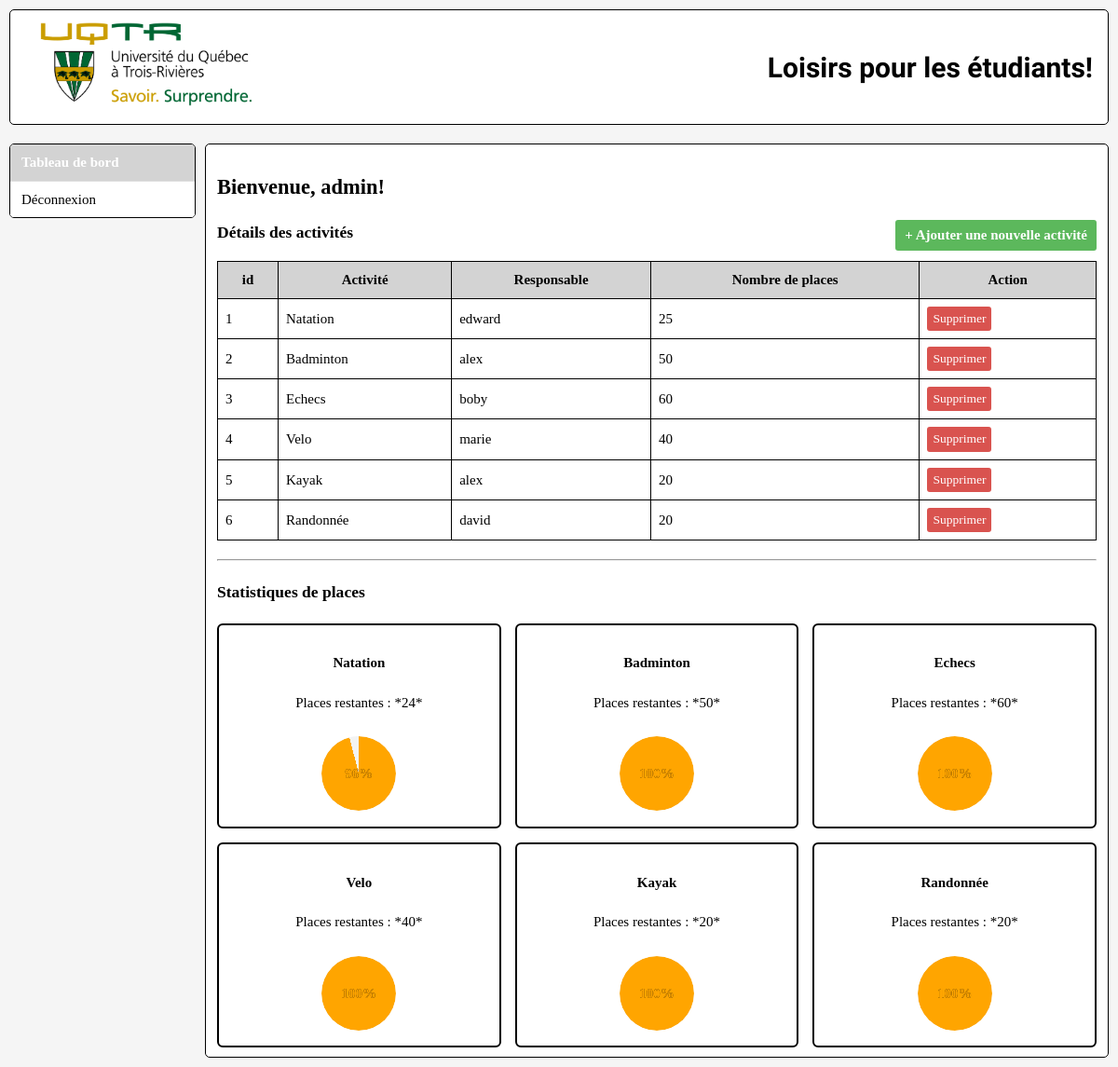
/admin.php (signed in), run on the app's committed database.
### tables this page shows
CREATE TABLE `activity` (
  `id` int(11) NOT NULL,
  `name` varchar(255) NOT NULL,
  `responsable` varchar(255) NOT NULL,
  `max_places` int(11) NOT NULL
);

### admin.php (the view, shortened to what this page needs)
<?php
require 'db_connect.php';
$stmt = $pdo->prepare("
    SELECT
        a.id,
        a.name AS activity,
        a.responsable AS responsable,
        a.max_places,
        COUNT(i.id) AS nombre_inscrits,
        (a.max_places - COUNT(i.id)) AS places_restantes,
        ( (a.max_places - COUNT(i.id)) / a.max_places ) * 100 AS pourcentage_libre
    FROM
        activity a
    LEFT JOIN
        inscription i ON a.name = i.activity
    GROUP BY
        a.id, a.name, a.responsable, a.max_places
    ORDER BY
        a.id
");
$stmt->execute();
$details_activites = $stmt->fetchAll();
?>
<!DOCTYPE html>
<html lang="fr">
<head>
    <link rel="stylesheet" href="style.css">
</head>
<body>
<header>
    <div>
        <img src="img/uqtr.png" alt="Logo de l'UQTR" class="logo">
    </div>
    <div>
        <h1>
            <span>Loisirs pour les étudiants!</span>
        </h1>
    </div>
</header>
<div class="layout">
    <nav class="main-nav">
        <ul class="menu">
            <li class="menu-item">
                <a href="admin.php" class="active-link">Tableau de bord</a>
            </li>
            <li class="menu-item">
                <a href="log_out.php">Déconnexion</a>
            </li>
        </ul>
    </nav>
    <main>
        <section id="admin-dashboard" class="section active">
            <h2>Bienvenue, <?= htmlspecialchars($_SESSION['username']) ?>!</h2>
            <a href="add_activity.php" class="add-activity-btn">+ Ajouter une nouvelle activité</a>
            <h3>Détails des activités</h3>
            <table class="table-admin">
                <thead>
                <tr>
                    <th>id</th>
                    <th>Activité</th>
                    <th>Responsable</th>
                    <th>Nombre de places</th>
                    <th>Action</th>
                </tr>
                </thead>
                <tbody>
                <?php foreach ($details_activites as $detail): ?>
                <tr>
                    <td><?= htmlspecialchars($detail['id']) ?></td>
                    <td><?= htmlspecialchars($detail['activity']) ?></td>
                    <td><?= htmlspecialchars($detail['responsable']) ?></td>
                    <td><?= htmlspecialchars($detail['max_places']) ?></td>
                    <td>
                        <a href="?action=delete&id=<?= $detail['id'] ?>" onclick="return confirm('Êtes-vous sûr de vouloir supprimer l\'activité : <?= htmlspecialchars($detail['activity']) ?> ?');" class="supprimer-btn">Supprimer</a>
                    </td>
                </tr>
                <?php endforeach; ?>
                </tbody>
            </table>
            <hr style="margin: 20px 0;">
            <h3>Statistiques de places</h3>
            <div class="dashboard-grid">
                <?php foreach ($details_activites as $detail):
                    $pourcentage_libre = max(0, min(100, round($detail['pourcentage_libre'])));
                    $places_restantes = max(0, $detail['places_restantes']);
                ?>
                <div class="dashboard-item">
                    <h4><?= htmlspecialchars($detail['activity']) ?></h4>
                    <p>Places restantes : *<?= $places_restantes ?>*</p>
                    <div class="progress-circle" data-progress="<?= $pourcentage_libre ?>%">
                        <div style="
                            position: absolute;
                            top: 0;
                            left: 0;
                            width: 100%;
                            height: 100%;
                            border-radius: 50%;
                            background: conic-gradient(orange 0% <?= $pourcentage_libre ?>%, #f3f3f3 <?= $pourcentage_libre ?>% 100%); ">
                        </div>
                        <span style="position: absolute; top: 50%; left: 50%; transform: translate(-50%, -50%); font-weight: bold; color: #000;">
                            <?= $pourcentage_libre ?>%
                        </span>
                    </div>
                </div>
                <?php endforeach; ?>
            </div>
        </section>
    </main>
</div>
</body>
</html>

### style.css (style rules this page uses)
* { box-sizing: border-box; }
body { margin: 0; padding: 0; font-size: 15px; font-family: serif; line-height: 1.5; background-color: #f5f5f5; }
header { display: flex; justify-content: space-between; align-items: center; border: 1px solid #000; border-radius: 5px; padding: 10px 16px; background-color: #fff; margin: 10px; }
h1 { font-family: "Yatra One", system-ui, serif; margin: 0; }
h1 span { display: block; }
.logo { width: 260px; max-width: 100%; }
.layout { display: flex; align-items: flex-start; padding: 10px; gap: 10px; }
main { flex: 1; }
.main-nav { min-width: 200px; }
.menu { list-style: none; margin: 0; padding: 0; border: 1px solid #000; border-radius: 5px; overflow: hidden; background-color: #fff; }
.menu-item { position: relative; border-bottom: 1px solid #e0e0e0; }
.menu-item:last-child { border-bottom: none; }
.menu-item > a { display: block; padding: 8px 12px; text-decoration: none; color: #000; background-color: #fff; transition: background-color 0.2s ease, color 0.2s ease; }
.menu-item > a.active-link { background-color: lightgrey; color: #fff; font-weight: bold; }
.section { border: 1px solid #000; border-radius: 5px; padding: 10px 12px; margin: 0; background-color: #fff; display: none; }
.section.active { display: block; }
.table-admin { width: 100%; border-collapse: collapse; margin-top: 10px; }
.table-admin th, .table-admin td { border: 1px solid #000; padding: 6px 8px; }
.table-admin thead th { background-color: lightgrey; color: #fff; text-align: left; }
.add-activity-btn, .supprimer-btn { display: inline-block; padding: 6px 10px; border-radius: 4px; border: 1px solid #000; text-decoration: none; color: #000; background: #fff; cursor: pointer; font: inherit; }
.dashboard-grid { display: grid; grid-template-columns: repeat(auto-fit, minmax(220px, 1fr)); gap: 12px; margin-top: 10px; }
.dashboard-item { border: 1px solid #000; border-radius: 6px; padding: 10px; background: #fff; }
.progress-circle { position: relative; width: 120px; height: 120px; margin-top: 10px; border-radius: 50%; }

### admin.php (style rules this page uses)
.add-activity-btn { background-color: #5cb85c; color: white; padding: 5px 10px; border: none; border-radius: 3px; cursor: pointer; text-decoration: none; font-weight: bold; float: right; }
.supprimer-btn { background-color: #d9534f; color: white; padding: 3px 6px; border: none; border-radius: 3px; cursor: pointer; text-decoration: none; font-size: 0.9em; }
.table-admin { width: 100%; border-collapse: collapse; margin-top: 8px; }
.table-admin th, .table-admin td { border: 1px solid #000000; padding: 8px; text-align: left; }
.table-admin thead th { background-color: lightgrey; color: black; text-align: center; }
.dashboard-grid { margin-top: 20px; display: grid; grid-template-columns: repeat(auto-fit, minmax(300px, 1fr)); gap: 15px; }
.dashboard-item { border: 2px solid #000000; padding: 10px; text-align: center; background-color: #ffffff; }
.progress-circle { position: relative; display: inline-block; width: 80px; height: 80px; border-radius: 50%; background-color: #f3f3f3; overflow: hidden; }
.progress-circle::after { content: attr(data-progress); position: absolute; top: 50%; left: 50%; transform: translate(-50%, -50%); font-weight: bold; color: orange; }

### data on the page
activity: id "1", name "Natation", responsable "edward", max_places "25", places_restantes "24", pourcentage_libre "96"
activity: id "2", name "Badminton", responsable "alex", max_places "50", places_restantes "50", pourcentage_libre "100"
activity: id "3", name "Echecs", responsable "boby", max_places "60", places_restantes "60", pourcentage_libre "100"
activity: id "4", name "Velo", responsable "marie", max_places "40", places_restantes "40", pourcentage_libre "100"
activity: id "5", name "Kayak", responsable "alex", max_places "20", places_restantes "20", pourcentage_libre "100"
activity: id "6", name "Randonnée", responsable "david", max_places "20", places_restantes "20", pourcentage_libre "100"

### other printed values
$_SESSION['username'] "admin"
